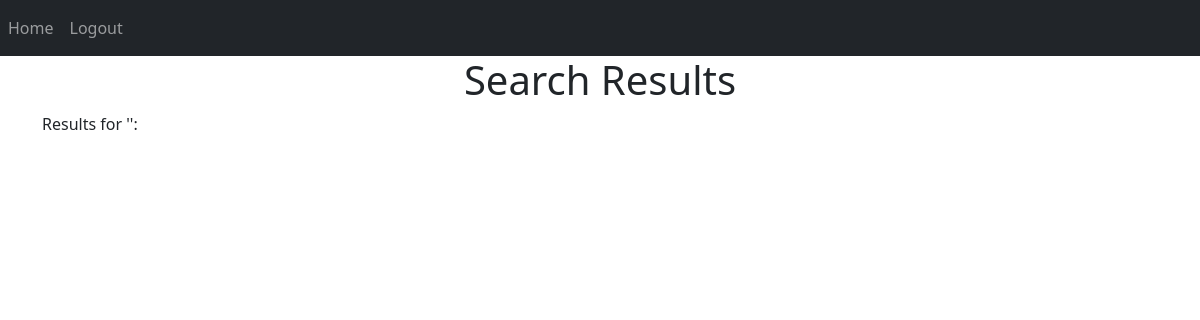
The page /search (signed in) on the database as committed earlier.
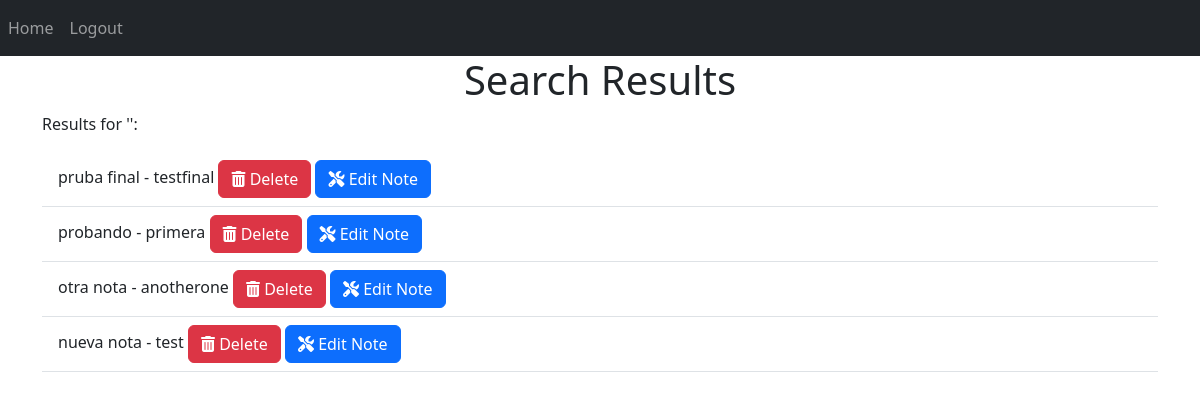
The same page on the database as committed later.
### website/models.py (models this page shows)
class Note(db.Model):
    id = db.Column(db.Integer, primary_key=True)
    data = db.Column(db.String(10000))
    date = db.Column(db.DateTime(timezone=True), default=datetime.utcnow)
    user_id = db.Column(db.Integer, db.ForeignKey('user.id'))
    last_modified = db.Column(db.DateTime, default=datetime.utcnow)
    category = db.Column(db.String(255))
    reminder = db.Column(db.DateTime, nullable=True)

### website/views.py (the view)
@views.route('/search', methods=['GET'])
@login_required
def search():
    query = request.args.get('query', '')
    notes = Note.query.filter(
        (Note.user_id == current_user.id) &
        ((Note.data.contains(query)) | (Note.category.contains(query)))
    ).all()
    return render_template("search_results.html", user=current_user, notes=notes, query=query)

### website/templates/search_results.html (shortened to what this page needs)
{% extends "base.html" %}
{% block content %}
<h1 align="center">Search Results</h1>
<p>Results for '{{ query }}':</p>
<ul class="list-group list-group-flush" id="notes">
    {% for note in notes %}
    <li class="list-group-item">{{ note.data }} - {{ note.category }}
        <button type="button" class="btn btn-danger"onClick="showDeleteConfirmation('{{ note.id }}')"><i class="fa-solid fa-trash-can"></i>
            Delete
        </button>
        <a href="#" class="btn btn-primary" data-note-id="{{ note.id }}" data-bs-toggle="modal" data-bs-target="#editNoteModal_{{ note.id }}"><i class="fa-solid fa-screwdriver-wrench"></i>
            Edit Note
        </a>
    </li>
    {% endfor %}
</ul>
{% endblock %}

Rows that differ between the two databases and show on the page:
added Note: data "pruba final", category "testfinal"
added Note: data "probando", category "primera"
added Note: data "otra nota", category "anotherone"
added Note: data "nueva nota", category "test"
